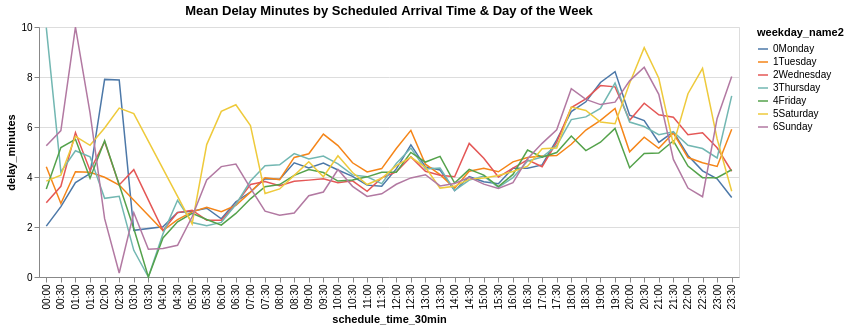

The specification (Vega-Lite) saved for this image:
### Vega-Lite specification from a JSON file in a GitHub repository (floating-point values rounded to 4 significant figures; data arrays with more than 128 entries replaced by an {"elided": "..."} marker saying what was removed)
{"config": {"view": {"continuousWidth": 400, "continuousHeight": 300}}, "data": {"name": "data-226bb825b77ff92266b7d0fe454394ad"}, "mark": {"type": "line", "point": false}, "encoding": {"color": {"type": "nominal", "field": "weekday_name2"}, "strokeWidth": {"value": 1.5}, "tooltip": [{"type": "nominal", "field": "schedule_time_30min"}, {"type": "quantitative", "field": "delay_minutes"}], "x": {"type": "nominal", "field": "schedule_time_30min"}, "y": {"type": "quantitative", "field": "delay_minutes"}}, "height": 250, "title": "Mean Delay Minutes by Scheduled Arrival Time & Day of the Week ", "width": 700, "$schema": "https://vega.github.io/schema/vega-lite/v4.8.1.json", "datasets": {"data-226bb825b77ff92266b7d0fe454394ad": {"elided": "329 records"}}}
